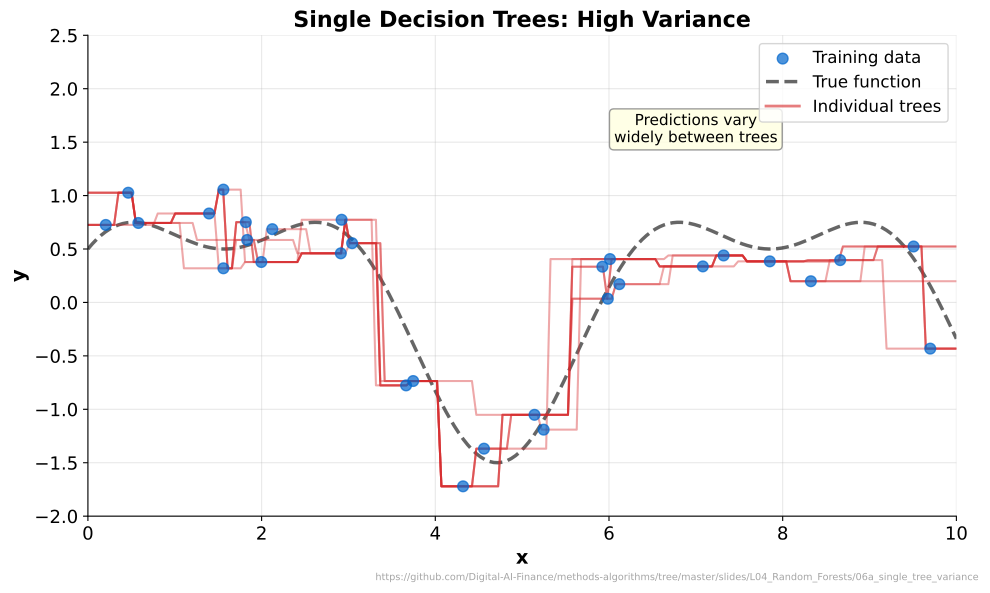

Source code (Python):
"""Single Tree Variance - High variance in single decision tree predictions"""
import matplotlib.pyplot as plt
import numpy as np
from sklearn.tree import DecisionTreeRegressor
from pathlib import Path

# Chart metadata for QR code generation
CHART_METADATA = {
    'title': 'Single Tree Variance',
    'description': 'High variance in single decision tree predictions',
    'url': 'https://github.com/Digital-AI-Finance/methods-algorithms/tree/master/slides/L04_Random_Forests/06a_single_tree_variance'
}

plt.rcParams.update({
    'font.size': 14, 'axes.labelsize': 14, 'axes.titlesize': 16,
    'xtick.labelsize': 13, 'ytick.labelsize': 13, 'legend.fontsize': 13,
    'figure.figsize': (10, 6), 'figure.dpi': 150,
    'axes.spines.top': False,
    'axes.spines.right': False,
})

MLPURPLE = '#3333B2'
MLBLUE = '#0066CC'
MLGREEN = '#2CA02C'
MLRED = '#D62728'
MLORANGE = '#FF7F0E'

np.random.seed(42)

# Generate true function
x = np.linspace(0, 10, 200)
y_true = np.sin(x) + 0.5 * np.cos(2*x)

# Generate training data
n_train = 30
x_train = np.random.uniform(0, 10, n_train)
y_train = np.sin(x_train) + 0.5 * np.cos(2*x_train) + np.random.normal(0, 0.3, n_train)

fig, ax = plt.subplots(figsize=(10, 6))

# Plot training data
ax.scatter(x_train, y_train, c=MLBLUE, s=60, alpha=0.7, label='Training data', zorder=5)
ax.plot(x, y_true, 'k--', linewidth=2.5, label='True function', alpha=0.6)

# Fit multiple single decision trees on bootstrap samples (high variance)
for i in range(7):
    idx = np.random.choice(n_train, n_train, replace=True)
    tree = DecisionTreeRegressor(max_depth=5, random_state=i)
    tree.fit(x_train[idx].reshape(-1, 1), y_train[idx])
    y_pred = tree.predict(x.reshape(-1, 1))
    ax.plot(x, y_pred, color=MLRED, alpha=0.4, linewidth=1.5)

ax.plot([], [], color=MLRED, alpha=0.6, linewidth=2, label='Individual trees')

ax.set_xlabel('x', fontweight='bold')
ax.set_ylabel('y', fontweight='bold')
ax.set_title('Single Decision Trees: High Variance', fontsize=16, fontweight='bold')
ax.legend(loc='upper right', fontsize=12)
ax.set_xlim(0, 10)
ax.set_ylim(-2, 2.5)
ax.grid(True, alpha=0.3)

# Add annotation
ax.annotate('Predictions vary\nwidely between trees',
            xy=(7, 1.5), fontsize=11, ha='center',
            bbox=dict(boxstyle='round', facecolor='lightyellow', edgecolor='gray', alpha=0.8))

# Add URL annotation
plt.figtext(0.99, 0.01, CHART_METADATA['url'],
            fontsize=7, color='gray', ha='right', va='bottom', alpha=0.7)

plt.tight_layout()
plt.savefig(Path(__file__).parent / 'chart.pdf', dpi=300, bbox_inches='tight')
plt.close()
print("Chart saved: 06a_single_tree_variance/chart.pdf")
